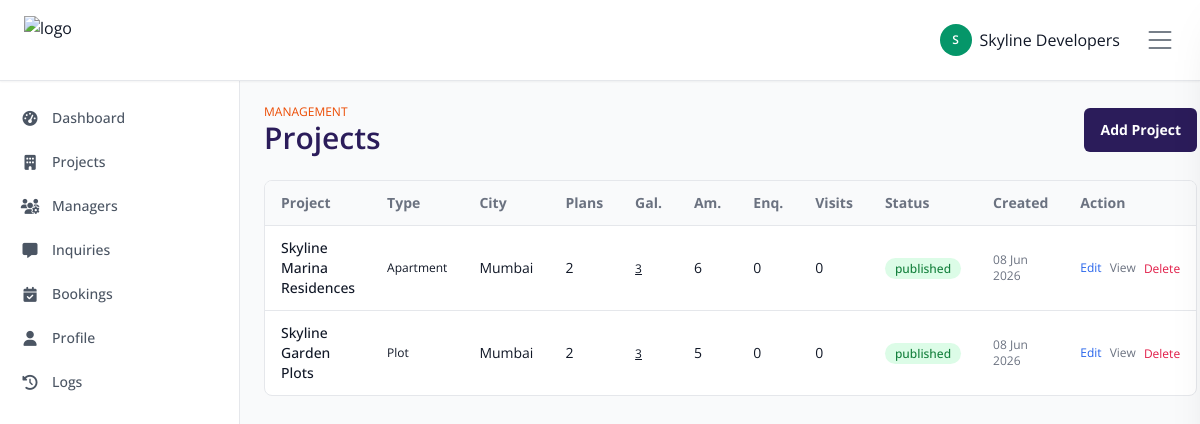
/builder/projects.php (signed in), run on the app's committed database.
### tables this page shows
CREATE TABLE projects (

    id BIGINT UNSIGNED AUTO_INCREMENT PRIMARY KEY,

    uuid CHAR(36) NOT NULL UNIQUE,

    builder_id BIGINT UNSIGNED NOT NULL,

    assigned_manager_id BIGINT UNSIGNED DEFAULT NULL,

    category_id BIGINT UNSIGNED DEFAULT NULL,

    project_type ENUM(
        'Apartment',
        'Plot',
        'Villa',
        'Commercial'
    ) NOT NULL,

    project_name VARCHAR(255) NOT NULL,

    slug VARCHAR(255) NOT NULL UNIQUE,

    project_code VARCHAR(100) DEFAULT NULL,

    rera_number VARCHAR(100) DEFAULT NULL,

    city VARCHAR(100) NOT NULL,

    state VARCHAR(100) NOT NULL,

    locality VARCHAR(150) DEFAULT NULL,

    address TEXT DEFAULT NULL,

    latitude DECIMAL(10,8) DEFAULT NULL,

    longitude DECIMAL(11,8) DEFAULT NULL,

    overview LONGTEXT DEFAULT NULL,

    location_details LONGTEXT DEFAULT NULL,

    pros LONGTEXT DEFAULT NULL,

    cons LONGTEXT DEFAULT NULL,

    legal_details LONGTEXT DEFAULT NULL,

    litigation_details LONGTEXT DEFAULT NULL,

    bank_details LONGTEXT DEFAULT NULL,

    payment_scheme LONGTEXT DEFAULT NULL,

    brochure_file VARCHAR(255) DEFAULT NULL,

    thumbnail_image VARCHAR(255) DEFAULT NULL,

    featured_image VARCHAR(255) DEFAULT NULL,

    youtube_video_link TEXT DEFAULT NULL,

    total_towers INT DEFAULT 0,

    total_units INT DEFAULT 0,

    total_floors INT DEFAULT 0,

    total_area VARCHAR(100) DEFAULT NULL,

    possession_date DATE DEFAULT NULL,

    launch_date DATE DEFAULT NULL,

    meta_title VARCHAR(255) DEFAULT NULL,

    meta_keywords TEXT DEFAULT NULL,

    meta_description TEXT DEFAULT NULL,

    total_views BIGINT DEFAULT 0,

    total_wishlist BIGINT DEFAULT 0,

    total_inquiries BIGINT DEFAULT 0,

    is_featured TINYINT(1) DEFAULT 0,

    is_verified TINYINT(1) DEFAULT 0,

    project_status ENUM(
        'Upcoming',
        'Ongoing',
        'Completed'
    ) DEFAULT 'Upcoming',

    status ENUM(
        'draft',
        'pending',
        'published',
        'rejected'
    ) DEFAULT 'draft',

    created_at TIMESTAMP DEFAULT CURRENT_TIMESTAMP,

    updated_at TIMESTAMP DEFAULT CURRENT_TIMESTAMP
    ON UPDATE CURRENT_TIMESTAMP,

    deleted_at TIMESTAMP NULL DEFAULT NULL,

    FOREIGN KEY (builder_id)
    REFERENCES builders(id)
    ON DELETE CASCADE,

    FOREIGN KEY (assigned_manager_id)
    REFERENCES associate_managers(id)
    ON DELETE SET NULL,

    FOREIGN KEY (category_id)
    REFERENCES project_categories(id)
    ON DELETE SET NULL,

    INDEX idx_project_city(city),
    INDEX idx_project_status(status),
    INDEX idx_project_type(project_type),
    FULLTEXT(project_name, overview)

);

### config/database.php (called while the page is built, shortened)
<?php
function e($string)
{
    return htmlspecialchars(
        $string,
        ENT_QUOTES,
        'UTF-8'
    );
}

### builder/projects.php (the view, shortened to what this page needs)
<?php
require_once __DIR__ . '/../includes/app_helpers.php';
$builderId = (int)$_SESSION['builder_id'];
$projects = $pdo->prepare("
    SELECT p.*,
        (SELECT COUNT(*) FROM project_unit_plans WHERE project_id = p.id) AS unit_plans,
        (SELECT COUNT(*) FROM inquiries WHERE project_id = p.id) AS enquiries,
        (SELECT COUNT(*) FROM site_visit_bookings WHERE project_id = p.id) AS visits,
        (SELECT COUNT(*) FROM project_images WHERE project_id = p.id AND image_type = 'gallery') AS gallery_count,
        (SELECT COUNT(*) FROM project_amenities WHERE project_id = p.id) AS amenity_count
    FROM projects p WHERE p.builder_id = ? AND p.deleted_at IS NULL ORDER BY p.created_at DESC
");
$projects->execute([$builderId]);
$projects = $projects->fetchAll();
require_once __DIR__ . '/includes/header.php';
?>
<section class="min-h-screen bg-gray-50 p-6 mt-20">
    <div class="max-w-[1400px] mx-auto">
        <div class="flex items-center justify-between">
            <div>
                <p class="text-xs uppercase text-accent">Management</p>
                <h1 class="text-3xl font-semibold text-primary">Projects</h1>
            </div>
            <button onclick="document.getElementById('addModal').classList.remove('hidden')" class="rounded-md bg-primary px-4 py-3 text-sm font-bold text-white">Add Project</button>
        </div>
        <div class="mt-6 rounded-lg border border-gray-200 bg-white overflow-hidden">
            <table class="w-full text-left text-sm">
                <thead class="bg-gray-50 text-gray-500">
                    <tr>
                        <th class="px-4 py-3">Project</th>
                        <th class="px-4 py-3">Type</th>
                        <th class="px-4 py-3">City</th>
                        <th class="px-4 py-3">Plans</th>
                        <th class="px-4 py-3">Gal.</th>
                        <th class="px-4 py-3">Am.</th>
                        <th class="px-4 py-3">Enq.</th>
                        <th class="px-4 py-3">Visits</th>
                        <th class="px-4 py-3">Status</th>
                        <th class="px-4 py-3">Created</th>
                        <th class="px-4 py-3">Action</th>
                    </tr>
                </thead>
                <tbody>
                    <?php foreach ($projects as $p): ?>
                        <tr class="border-t">
                            <td class="px-4 py-3 font-medium"><?php echo e($p['project_name']); ?></td>
                            <td class="px-4 py-3 text-xs"><?php echo e($p['project_type']); ?></td>
                            <td class="px-4 py-3"><?php echo e($p['city']); ?></td>
                            <td class="px-4 py-3"><?php echo (int)$p['unit_plans']; ?></td>
                            <td class="px-4 py-3">
                                <a href="#" onclick="event.preventDefault();openEdit(<?php echo (int)$p['id']; ?>)" class="hover:text-accent text-xs underline"><?php echo (int)$p['gallery_count']; ?></a>
                            </td>
                            <td class="px-4 py-3"><?php echo (int)$p['amenity_count']; ?></td>
                            <td class="px-4 py-3"><?php echo (int)$p['enquiries']; ?></td>
                            <td class="px-4 py-3"><?php echo (int)$p['visits']; ?></td>
                            <td class="px-4 py-3">
                                <span class="rounded-full px-2.5 py-0.5 text-xs font-medium <?php echo $p['status'] === 'published' ? 'bg-green-100 text-green-700' : ($p['status'] === 'pending' ? 'bg-amber-100 text-amber-700' : ($p['status'] === 'rejected' ? 'bg-red-100 text-red-600' : 'bg-gray-100 text-gray-500')); ?>"><?php echo e($p['status']); ?></span>
                            </td>
                            <td class="px-4 py-3 text-xs text-gray-500"><?php echo date('d M Y', strtotime($p['created_at'])); ?></td>
                            <td class="px-4 py-3">
                                <div class="flex gap-2 items-center">
                                    <button type="button" onclick="openEdit(<?php echo (int)$p['id']; ?>)"
                                        class="text-blue-600 hover:underline text-xs">Edit</button>
                                    <a href="<?php echo BASE_URL . 'project/' . e($p['slug']); ?>" target="_blank" class="text-gray-500 hover:underline text-xs">View</a>
                                    <form method="post" onsubmit="return confirm('Delete this project?')" class="inline">
                                        <button name="action" value="delete" class="text-rose-600 hover:underline text-xs">Delete</button>
                                    </form>
                                </div>
                            </td>
                        </tr>
                    <?php endforeach; ?>
                </tbody>
            </table>
        </div>
    </div>
</section>
<?php require_once __DIR__ . '/includes/footer.php'; ?>

### assets/css/style.css (style rules this page uses)
* { scroll-behavior: smooth; }

### data on the page
projects: project_name "Skyline Marina Residences", project_type "Apartment", city "Mumbai", unit_plans "2", gallery_count "3", amenity_count "6", enquiries "0", visits "0", status "published", created_at "08 Jun 2026"
projects: project_name "Skyline Garden Plots", project_type "Plot", city "Mumbai", unit_plans "2", gallery_count "3", amenity_count "5", enquiries "0", visits "0", status "published", created_at "08 Jun 2026"

### other printed values
substr($_SESSION['builder_company_name'] ?? 'B', 0, 1) "S"
$_SESSION['builder_company_name'] "Skyline Developers"
$link['label'] "Dashboard"
$link['label'] "Projects"
$link['label'] "Managers"
$link['label'] "Inquiries"
$link['label'] "Bookings"
$link['label'] "Profile"
$link['label'] "Logs"
